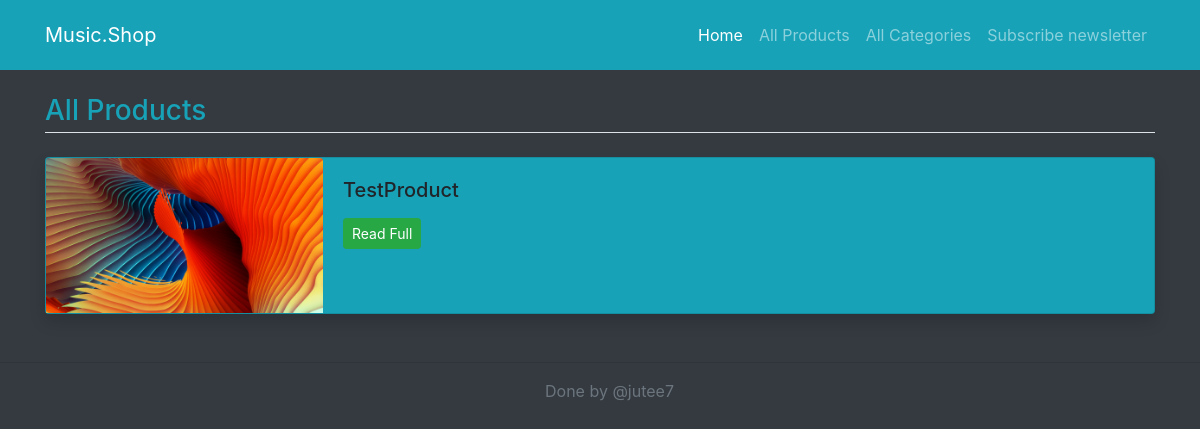
/products, run on an earlier commit of the app's database.
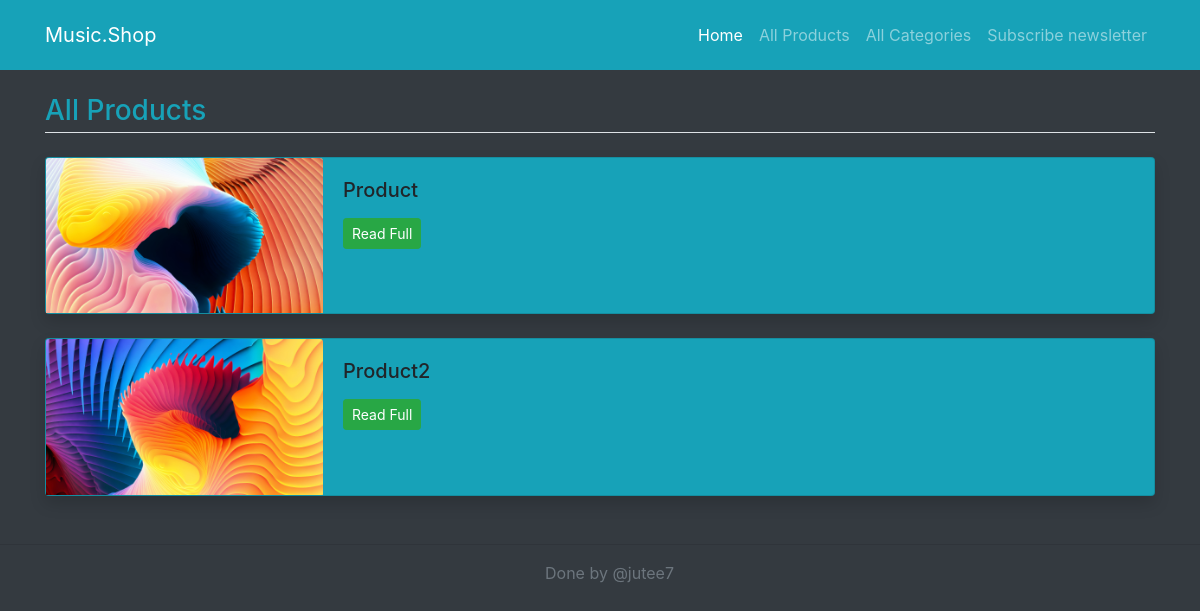
And on a later commit of the database.
### base/models.py (models this page shows, shortened)
class Product(models.Model):
	title = models.CharField(max_length=100)
	content = models.TextField()
	image = models.ImageField(upload_to='images/')
	date_created = models.DateTimeField(timezone.now())
	category = models.ForeignKey(Category, on_delete=models.CASCADE)
	tags = models.ManyToManyField(Tag)
	price = models.IntegerField()
	class Meta:
		verbose_name_plural = "Products"

### base/views.py (the view)
# urls.py: path('products', views.products_list, name='products'),
def products_list(request):
	products = Product.objects.all()
	return render(
		request,
		'products.html',
		{'products': products,}
	)

### base/templates/products.html (shortened to what this page needs)
{% extends 'base.html' %}
{% block content %}
<main class="container mt-3 mb-5">
	<h3 class="border-bottom pb-1 my-4 text-info">All Products</h3>
    {% for product in products %}
	<div class="card mb-4 shadow bg-info">
	  <div class="row no-gutters">
	    <div class="col-md-3">
            <img src="/media/{{product.image}}" class="card-img-top" alt="{{product.title}}">
	    </div>
	    <div class="col-md-8">
	      <div class="card-body">
	        <h5 class="card-title">{{product.title}}</h5>
	        <p class="card-text"><a href="/detail/{{product.id}}" class="btn btn-sm btn-primary btn-success">Read Full</a></p>
	      </div>
	    </div>
	  </div>
    </div>
    {% endfor %}
</main>
{% endblock %}

What changed in the data, as far as the page shows it:
changed Product: image: a different picture; title "TestProduct" → "Product"
added Product: image (picture), title "Product2"
